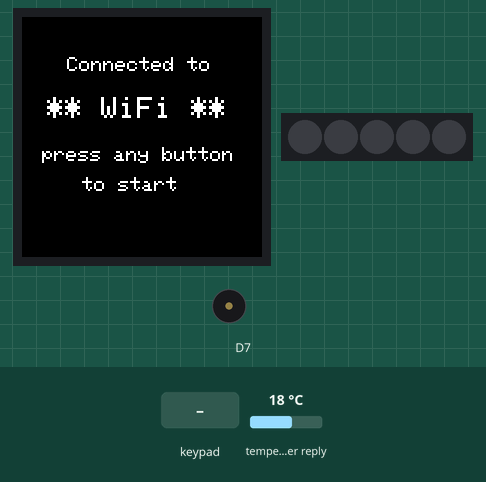
Simulated run of this sketch. Board: Arduino MKR. Parts: 240×240 colour display, 5 RGB LEDs in strip order, left to right, buzzer (waves = sounding). The inputs (shaded band) are chosen by the test bench; at power-on: temperature in the weather reply 18 °C. WiFi joins after 1.5 s; servers stay silent unless stated; web services answer with replies made up by the test bench; what the sketch prints to the serial monitor is not drawn.

Above: at 4.9 s.
5.0 s: key '0' pressed
At 5.8 s:
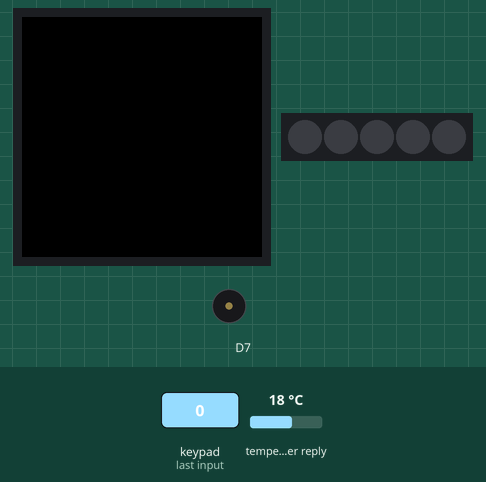
8.0 s: temperature in the weather reply set to -14 °C
At 12.12 s:
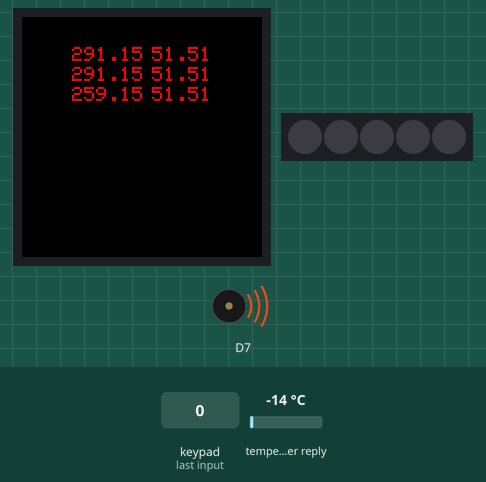
14.0 s: temperature in the weather reply set to -1 °C
At 16.7 s:
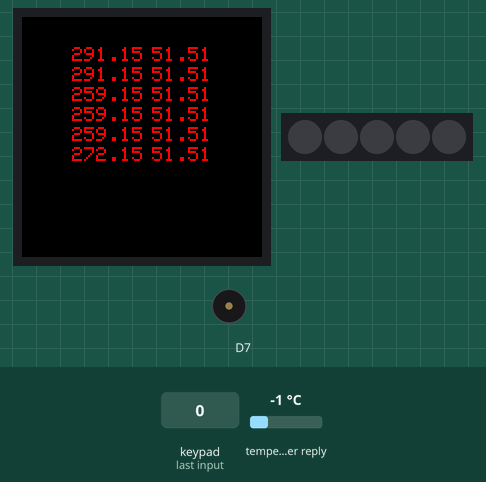
20.0 s: temperature in the weather reply set to 14 °C
At 22.4 s:
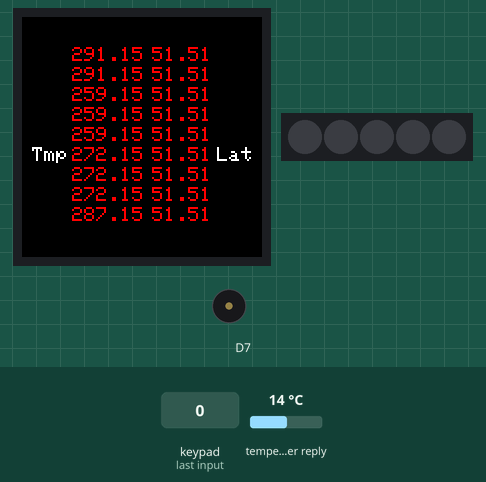
Timing chart, 0 to 23.9 s (numbered marks = the images above; inputs shaded):
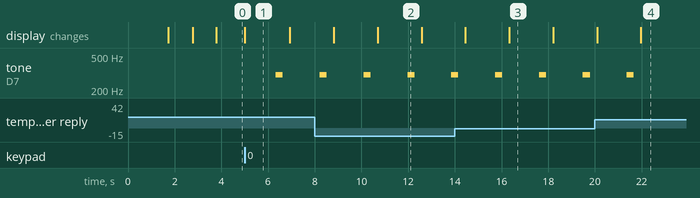

The sketch:

task_02.ino
```cpp
#include <WiFiNINA.h>
#include <Arduino_JSON.h>

#include <Arduino_MKRIoTCarrier.h>
MKRIoTCarrier carrier;

char ssid[] = "#####"; //  your network NAME between ""
char pass[] = "#####";//  your network PASSWOR between ""

String apiKey = "#####"; //paste weather map API KEY between ""

//the cities you want the weather for
String locations[9] = {"Kotzebue, US", "Anchorage, US", "Juneau, US", "Vancouver, CA",
                        "Los Angeles, US", "Iztapalapa, MX", "Santago de Cali, CO",
                        "San Miguel de Tucuman, AR", "Comodoro Rivadavia, AR"};
WiFiClient client;

String cityName;
String weatherDescription;

double temperature;
double feelsLike;
double lon;
double lat;

int status = WL_IDLE_STATUS;
char server[] = "api.openweathermap.org";


void setup(){
  Serial.begin(9600);

  //Initialize the MKR IoT carrier
  CARRIER_CASE = false;
  carrier.begin();

  carrier.display.setTextSize(3);

  // attempt to connect to Wifi network:
  while (status != WL_CONNECTED) {
    Serial.print("Attempting to connect to SSID: ");
    Serial.println(ssid);
    status = WiFi.begin(ssid, pass);

    carrier.display.setCursor(20, 70);
    carrier.display.print("Waiting For");
    carrier.display.setCursor(5, 110);
    carrier.display.print("Connection...");

    // wait 1 seconds for connection:
    delay(1000);
  }

  carrier.display.fillScreen(ST77XX_BLACK);
  carrier.display.setTextSize(2);
  carrier.display.setCursor(45, 40);
  carrier.display.println("Connected to");
  carrier.display.setCursor(25, 80);
    carrier.display.setTextSize(3);
  carrier.display.println("** WiFi **");

  Serial.println("Connected to wifi");
  delay(1000);

  //Retrieve data from the API
  //updateWeather();

  carrier.display.setTextSize(2);
  carrier.display.setCursor(20, 130);
  carrier.display.println("press any button");
  carrier.display.setCursor(60, 160);
  carrier.display.println("to start");
}

void loop(){
  carrier.Buttons.update();

  if (carrier.Buttons.onTouchDown(TOUCH0) || carrier.Buttons.onTouchDown(TOUCH1) ||
      carrier.Buttons.onTouchDown(TOUCH2) || carrier.Buttons.onTouchDown(TOUCH3) ||
      carrier.Buttons.onTouchDown(TOUCH4)) {
        //updateWeather(locations[0]);
        //double colorRed = map(temperature, 0, 100, 0, 255);
        //double colorBlue = map(temperature, 0, 100, 255, 0);
      carrier.display.fillScreen(ST77XX_BLACK);
      carrier.display.setTextSize(2);
      for(int i = 0; i < 9; i++){
        updateWeather(locations[i]);
        //map the values from temp to color
        //full red are values 29 and up
        double colorRed = map(temperature, 5, 29, 0, 255);
        if(colorRed > 255){
          colorRed = 255;
        }else if(colorRed < 0){
          colorRed = 0;
        }
        //full blue values are 5 and lower
        double colorBlue = map(temperature, 5, 29, 255, 0);
        if(colorBlue > 255){
          colorBlue = 255;
        }else if(colorBlue < 0){
          colorBlue = 0;
        }
        //write to screen using that color
        carrier.display.setTextColor(RGBToUint16((uint16_t)colorRed, 0, (uint16_t)colorBlue));
        carrier.display.setCursor(50, 30 + (i*20));
        carrier.display.print(temperature);
        carrier.display.setCursor(130, 30 + (i*20));
        carrier.display.print(lat);
      }
      carrier.display.setTextColor(RGBToUint16(255, 255, 255));
      carrier.display.setCursor(10, 130);
      carrier.display.print("Tmp");
      carrier.display.setCursor(195, 130);
      carrier.display.print("Lat");
      delay(60000);
  }
}
void updateWeather(String location){
  //Get API request
  Serial.println("\nStarting connection to server...");
  // if you get a connection, report back via serial:
  if (client.connect(server, 80)) {
    Serial.println("connected to server");
    // Make a HTTP request:
    client.print("GET /data/2.5/weather?");

    //using location
    client.print("q=" + location);

    client.print("&appid=" + apiKey);
    client.print("&cnt=3");
    client.println("&units=metric");
    client.println("Host: api.openweathermap.org");
    client.println("Connection: close");
    client.println();
  } else {
    Serial.println("unable to connect");
  }
  String line = "";

 //Processes API from openweathermap.org
  if (client.connected()) {
    line = client.readStringUntil('\n');
    Serial.println(line);
    JSONVar myObject = JSON.parse(line);
    cityName = JSON.stringify(myObject["name"]);
    weatherDescription = JSON.stringify(myObject["weather"][0]["description"]);

    temperature = myObject["main"]["temp"];
    feelsLike = myObject["main"]["feels_like"];
    lon = myObject["coord"]["lon"];
    lat = myObject["coord"]["lat"];

    //Sound buzzer when you get a reading
    carrier.Buzzer.sound(300);
    delay(300);
    carrier.Buzzer.noSound();
    delay(300);
  }
}

uint16_t RGBToUint16(uint8_t red, uint8_t green, uint8_t blue) {
    // Convert 8-bit RGB values (0–255) into a single 16-bit RGB565 color value
    uint16_t red5 = (red >> 3) & 0x1F;       // Extract 5 bits for red (31 max value)
    uint16_t green6 = (green >> 2) & 0x3F;   // Extract 6 bits for green (63 max value)
    uint16_t blue5 = (blue >> 3) & 0x1F;     // Extract 5 bits for blue (31 max value)

    // Combine the components into a 16-bit value
    uint16_t result = (red5 << 11) | (green6 << 5) | blue5;

    return result;
}
```

Measured:
- after the input at 5.0 s, tone on D7: silent → 300 Hz after 1.3 s, → silent 0.30 s later; the display: changes at once (image 1)
- what the display in image 1 shows lasts 1.9 s, from 5.0 s to 6.9 s
